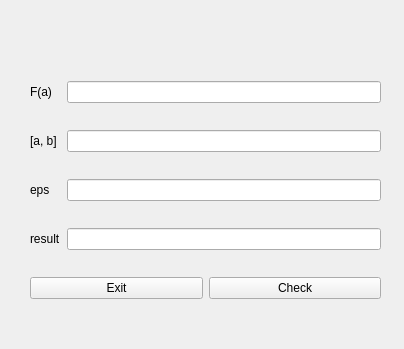
<?xml version="1.0" encoding="UTF-8"?>
<ui version="4.0">
 <class>Task1</class>
 <widget class="QWidget" name="Task1">
  <property name="geometry">
   <rect>
    <x>0</x>
    <y>0</y>
    <width>404</width>
    <height>349</height>
   </rect>
  </property>
  <property name="windowTitle">
   <string>Form</string>
  </property>
  <widget class="QWidget" name="gridLayoutWidget">
   <property name="geometry">
    <rect>
     <x>30</x>
     <y>60</y>
     <width>351</width>
     <height>261</height>
    </rect>
   </property>
   <layout class="QGridLayout" name="gridLayout">
    <item row="2" column="1">
     <widget class="QLineEdit" name="lineEdit_n"/>
    </item>
    <item row="0" column="0">
     <widget class="QLabel" name="label_2">
      <property name="text">
       <string>F(a)</string>
      </property>
     </widget>
    </item>
    <item row="1" column="1">
     <widget class="QLineEdit" name="lineEdit_a_b"/>
    </item>
    <item row="0" column="1">
     <widget class="QLineEdit" name="lineEdit_f"/>
    </item>
    <item row="1" column="0">
     <widget class="QLabel" name="label">
      <property name="text">
       <string>[a, b]</string>
      </property>
     </widget>
    </item>
    <item row="3" column="0">
     <widget class="QLabel" name="label_3">
      <property name="text">
       <string>result</string>
      </property>
     </widget>
    </item>
    <item row="2" column="0">
     <widget class="QLabel" name="label_4">
      <property name="text">
       <string>eps</string>
      </property>
     </widget>
    </item>
    <item row="3" column="1">
     <widget class="QLineEdit" name="lineEdit_result"/>
    </item>
    <item row="4" column="0" colspan="2">
     <layout class="QHBoxLayout" name="horizontalLayout">
      <item>
       <widget class="QPushButton" name="pushButton_exit">
        <property name="text">
         <string>Exit</string>
        </property>
       </widget>
      </item>
      <item>
       <widget class="QPushButton" name="pushButton_check">
        <property name="text">
         <string>Check</string>
        </property>
       </widget>
      </item>
     </layout>
    </item>
   </layout>
  </widget>
  <widget class="QLabel" name="label_var">
   <property name="geometry">
    <rect>
     <x>250</x>
     <y>10</y>
     <width>63</width>
     <height>20</height>
    </rect>
   </property>
   <property name="text">
    <string/>
   </property>
  </widget>
  <widget class="QLabel" name="label_login">
   <property name="geometry">
    <rect>
     <x>250</x>
     <y>20</y>
     <width>63</width>
     <height>20</height>
    </rect>
   </property>
   <property name="text">
    <string/>
   </property>
  </widget>
 </widget>
 <resources/>
 <connections/>
</ui>
